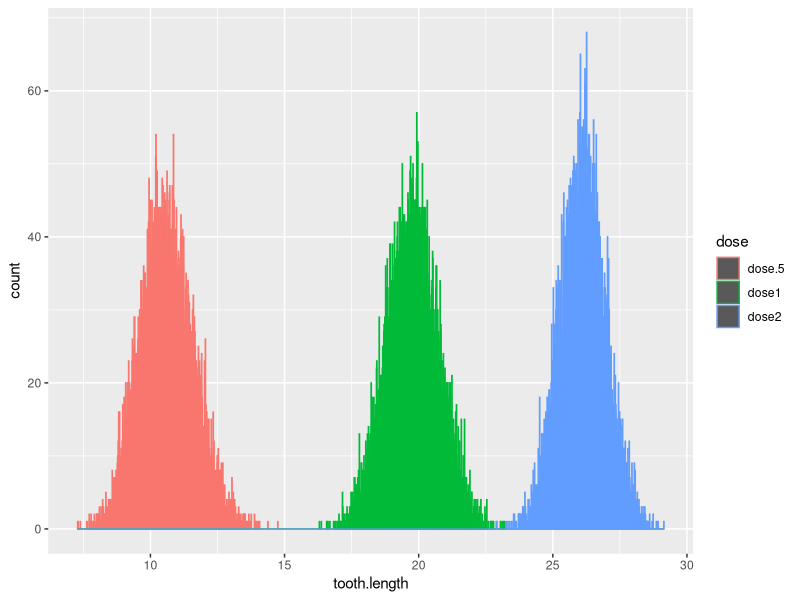
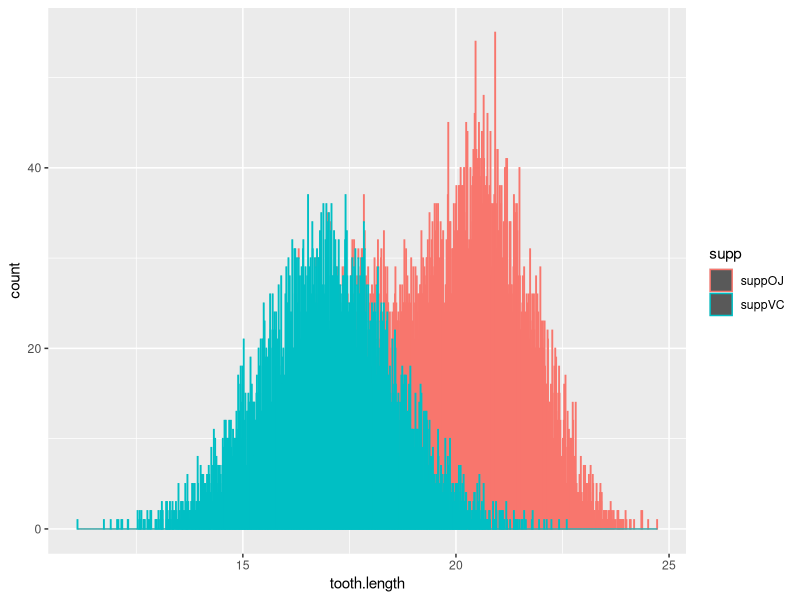

These figures' R source, in order: (Note: this script raises an error after producing the figures.)
library(dplyr)
library(reshape2)
library(ggplot2)

#Null Hypothesis would be that the average tooth growth is identical across all doses of all supplements


data("ToothGrowth")

d.5<-filter(ToothGrowth,dose==.5)
d1<-filter(ToothGrowth,dose==1)
d2<-filter(ToothGrowth,dose==2)
sOJ<-filter(ToothGrowth,supp=="OJ")
sVC<-filter(ToothGrowth,supp=="VC")



#~~~~~~~~~~~~~~~~~~~~~~~~RESAMPLING~~~~~~~~~~~~~~~~~~~~~~~~~~~~~~~~~~~~~~~~~~~~~~~~

reSample_Dose<-function(n=1000,yVar=3){
      rows.5<-sample(1:nrow(d.5),size=n,replace=TRUE)
      rows1<-sample(1:nrow(d1),size=n,replace=TRUE)
      rows2<-sample(1:nrow(d2),size=n,replace=TRUE)
      
      dSamp.5<-d.5[rows.5,c(1,yVar)]
      dSamp1<-d1[rows1,c(1,yVar)]
      dSamp2<-d2[rows2,c(1,yVar)]
      
      d.5_avg<-mean(dSamp.5$len)
      d1_avg<-mean(dSamp1$len)
      d2_avg<-mean(dSamp2$len)
      
      return(c(d.5_avg,d1_avg,d2_avg))
}

mySample<-data.frame(t(replicate(10000,reSample_Dose(n=20))))
names(mySample) <- c("dose.5","dose1","dose2")
mySampleMelt<-melt(mySample)
names(mySampleMelt)<-c("dose","tooth.length")
ggplot(mySampleMelt,aes(x=tooth.length, color = dose)) +
      geom_histogram(binwidth = .01)

reSample_Supp<-function(n=1000,yVar=2){
      rowsOJ<-sample(1:nrow(sOJ),size=n,replace=TRUE)
      rowsVC<-sample(1:nrow(sVC),size=n,replace=TRUE)
      
      sSampOJ<-sOJ[rowsOJ,c(1,yVar)]
      sSampVC<-sVC[rowsVC,c(1,yVar)]
      
      OJ_avg<-mean(sSampOJ$len)
      VC_avg<-mean(sSampVC$len)
      
      return(c(OJ_avg,VC_avg))
}

mySample2<-data.frame(t(replicate(10000,reSample_Supp(n=30))))
names(mySample2) <- c("suppOJ","suppVC")
mySampleMelt2<-melt(mySample2)
names(mySampleMelt2)<-c("supp","tooth.length")
ggplot(mySampleMelt2,aes(x=tooth.length, color = supp)) +
      geom_histogram(binwidth = .01)



#~~~~~~~~~~~~~~~~~~~~~~~~HYPOTHESIS TESTING~~~~~~~~~~~~~~~~~~~~~~~~~~~~~~~~~~~~~~~~~~~~~~~~
#Null Hypothesis is: the average tooth growth is identical across all doses and all supplements

data("ToothGrowth")

d.5<-filter(ToothGrowth,dose==.5)
d1<-filter(ToothGrowth,dose==1)
d2<-filter(ToothGrowth,dose==2)

t.test(len~dose,paired=FALSE,data=rbind(d1,d.5))
t.test(len~dose,paired=FALSE,data=rbind(d2,d1))
t.test(len~dose,paired=FALSE,data=rbind(d2,d.5))
t.test(len~supp,paired=FALSE,data=ToothGrowth)
